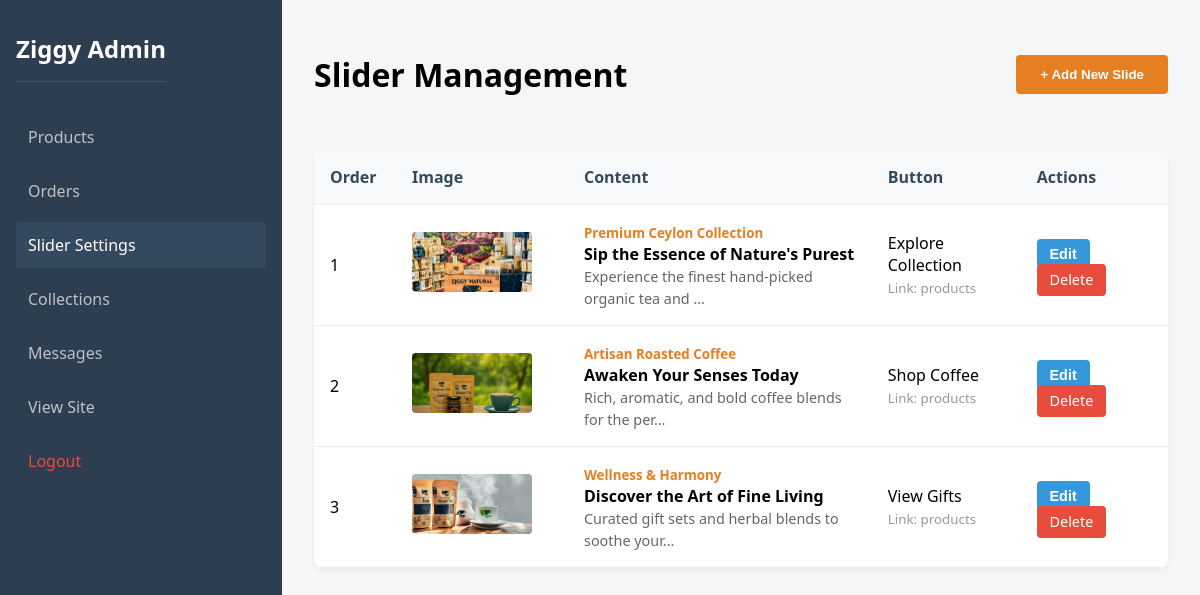
Screenshot of /admin/slider.php (signed in) with the database file from the repository.
### tables this page shows
CREATE TABLE `hero_slides` (
  `id` int(11) NOT NULL,
  `image_path` varchar(255) NOT NULL,
  `subtitle` varchar(100) DEFAULT NULL,
  `title` varchar(255) DEFAULT NULL,
  `description` text DEFAULT NULL,
  `button_text` varchar(50) DEFAULT 'Explore Collection',
  `button_link` varchar(255) DEFAULT 'products',
  `created_at` timestamp NOT NULL DEFAULT current_timestamp(),
  `order_index` int(11) DEFAULT 0
);

### admin/slider.php (the view, shortened to what this page needs)
<?php
require_once '../config.php';
$stmt = $pdo->query("SELECT * FROM hero_slides ORDER BY order_index ASC");
$slides = $stmt->fetchAll();
?>
<!DOCTYPE html>
<html lang="en">
<head>
</head>
<body>
    <div class="sidebar" id="sidebar">
        <div style="display: flex; justify-content: space-between; align-items: center; width: 100%;">
            <h2>Ziggy Admin</h2>
        </div>
        <div class="nav-links" id="navLinks">
            <a href="dashboard.php">Products</a>
            <a href="orders.php">Orders</a>
            <a href="#" class="active">Slider Settings</a>
            <a href="collections.php">Collections</a>
            <a href="messages">Messages</a>
            <a href="../index" target="_blank">View Site</a>
            <a href="actions.php?action=logout" class="logout">Logout</a>
        </div>
    </div>
    <div class="main-content">
        <div class="header">
            <h1>Slider Management</h1>
            <button class="btn" onclick="openModal()">+ Add New Slide</button>
        </div>
        <div class="table-responsive">
            <table>
                <thead>
                    <tr>
                        <th style="width: 50px;">Order</th>
                        <th style="width: 140px;">Image</th>
                        <th>Content</th>
                        <th>Button</th>
                        <th>Actions</th>
                    </tr>
                </thead>
                <tbody>
                    <?php if (empty($slides)): ?>
                        <tr>
                            <td colspan="5" style="text-align:center; padding: 2rem;">No slides found. Add one to get started!</td>
                        </tr>
                    <?php else: ?>
                        <?php foreach ($slides as $slide): ?>
                            <tr>
                                <td data-label="Order"><?php echo $slide['order_index']; ?></td>
                                <td data-label="Image">
                                    <img src="../<?php echo htmlspecialchars($slide['image_path']); ?>" alt="Slide" class="slide-preview">
                                </td>
                                <td data-label="Content">
                                    <small style="color:var(--secondary); font-weight:bold;"><?php echo htmlspecialchars($slide['subtitle']); ?></small><br>
                                    <strong><?php echo strip_tags($slide['title']); ?></strong><br>
                                    <span style="color:#666; font-size:0.9rem;"><?php echo htmlspecialchars(substr($slide['description'], 0, 50)) . '...'; ?></span>
                                </td>
                                <td data-label="Button">
                                    <?php echo htmlspecialchars($slide['button_text']); ?><br>
                                    <small style="color:#999;">Link: <?php echo htmlspecialchars($slide['button_link']); ?></small>
                                </td>
                                <td>
                                    <button class="btn btn-edit" onclick='editSlide(<?php echo json_encode($slide); ?>)'>Edit</button>
                                    <a href="actions.php?action=delete_slide&id=<?php echo $slide['id']; ?>" class="btn-danger" onclick="return confirm('Are you sure?')">Delete</a>
                                </td>
                            </tr>
                        <?php endforeach; ?>
                    <?php endif; ?>
                </tbody>
            </table>
        </div>
    </div>
</body>
</html>

### admin/slider.php (style rules this page uses)
:root { --primary: #2c3e50; --secondary: #e67e22; --light: #ecf0f1; --dark: #34495e; --danger: #e74c3c; }
body { font-family: 'Segoe UI', Tahoma, Geneva, Verdana, sans-serif; background-color: #f4f6f7; margin: 0; display: flex; min-height: 100vh; }
.sidebar { width: 250px; background-color: var(--primary); color: white; padding: 2rem 1rem; display: flex; flex-direction: column; height: 100vh; position: sticky; top: 0; overflow-y: auto; }
.sidebar h2 { margin-top: 0; font-size: 1.5rem; margin-bottom: 2rem; padding-bottom: 1rem; border-bottom: 1px solid rgba(255, 255, 255, 0.1); }
.sidebar a { color: #bdc3c7; text-decoration: none; padding: 0.75rem; margin-bottom: 0.5rem; border-radius: 4px; transition: all 0.3s; }
.sidebar a:hover, .sidebar a.active { background-color: var(--dark); color: white; }
.sidebar .logout { margin-top: auto; color: var(--danger); }
.main-content { flex: 1; padding: 2rem; overflow-y: auto; }
.header { display: flex; justify-content: space-between; align-items: center; margin-bottom: 2rem; }
.btn { background-color: var(--secondary); color: white; padding: 0.75rem 1.5rem; border: none; border-radius: 4px; cursor: pointer; text-decoration: none; font-weight: 600; }
.btn-danger { background-color: var(--danger); padding: 0.4rem 0.8rem; font-size: 0.9rem; color: white; text-decoration: none; border-radius: 4px; }
.btn-edit { background-color: #3498db; padding: 0.4rem 0.8rem; font-size: 0.9rem; margin-right: 0.5rem; color: white; text-decoration: none; border: none; border-radius: 4px; cursor: pointer; }
.table-responsive { overflow-x: auto; background: white; border-radius: 8px; box-shadow: 0 2px 5px rgba(0, 0, 0, 0.05); }
table { width: 100%; border-collapse: collapse; }
th, td { padding: 1rem; text-align: left; border-bottom: 1px solid #eee; }
th { background-color: #f8f9fa; font-weight: 600; color: var(--dark); }
.slide-preview { width: 120px; height: 60px; object-fit: cover; border-radius: 4px; background-color: #eee; }
@media (min-width: 769px) { .nav-links { display: flex; flex-direction: column; width: 100%; } }

### rows the page displays
hero_slides: order_index "1", image_path (picture), subtitle "Premium Ceylon Collection", title "Sip the Essence of Nature's Purest", description "Experience the finest hand-picked organic tea and", button_text "Explore Collection", button_link "products"
hero_slides: order_index "2", image_path (picture), subtitle "Artisan Roasted Coffee", title "Awaken Your Senses Today", description "Rich, aromatic, and bold coffee blends for the per", button_text "Shop Coffee", button_link "products"
hero_slides: order_index "3", image_path (picture), subtitle "Wellness & Harmony", title "Discover the Art of Fine Living", description "Curated gift sets and herbal blends to soothe your", button_text "View Gifts", button_link "products"
